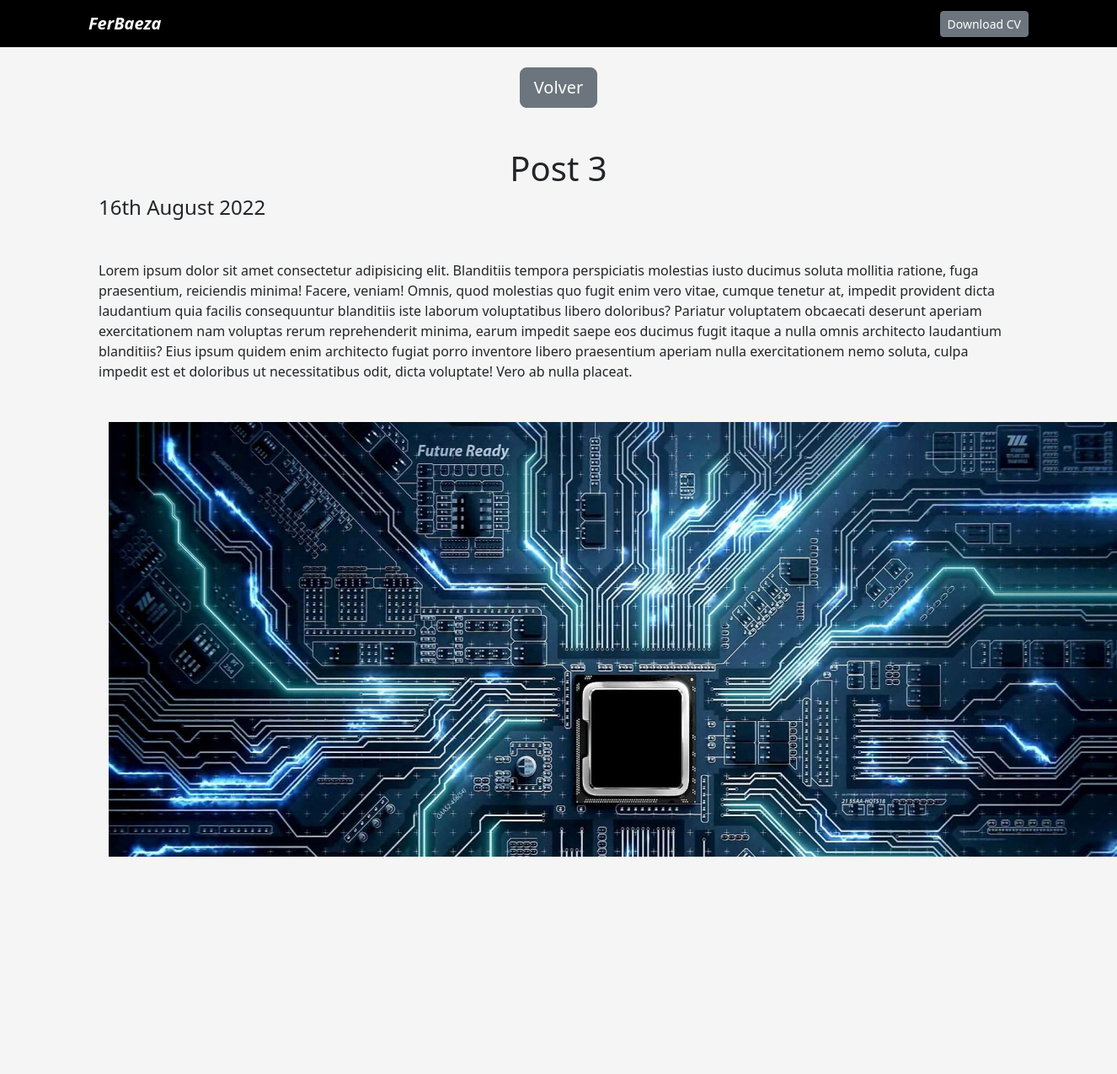
Screenshot of /blog/11 with the database file from the repository.
### blog/models.py (models this page shows, shortened)
class Post(models.Model):
    title = models.CharField(default='',max_length=100)
    body = models.TextField(default='')
    image = models.ImageField(upload_to = 'images')
    date = models.DateField(default=datetime.date.today)

### blog/views.py (the view)
# urls.py: path('<int:post_id>', views.post_detail, name='post_detail'),
def post_detail(request, post_id):
    post = get_object_or_404(Post, pk=post_id)
    return render(request, "post_detail.html", {"post": post})

### blog/templates/post_detail.html
{% extends 'layout.html' %}
{% block content %}
<div class="text-center">
    <a href="{% url 'blog:posts' %}" class="btn btn-secondary btn-lg mb-5 rounded3">Volver</a>
    <h1>{{post.title}}</h1>
</div>
<h4>{{post.date|date:'jS F Y'}}</h4>
<p class="mt-5">{{post.body|safe}}</p>
<div class="container mt-5">
    <img class="m-auto" alt="{{ post.title}}" src="{{ post.image.url }}" width="1250px" height="750px"/>
</div>
{% endblock %}

### portfolio/static/main.css (style rules this page uses)
html { background-color: whitesmoke; }
body { background-color: whitesmoke; }

### rows the page displays
Post: title "Post 3", date "16th August 2022", body "Lorem ipsum dolor sit amet consectetur adipisicing elit. Blanditiis tempora perspiciatis molestias iusto ducimus soluta mollitia ratione, fuga praesentium, reiciendis minima! Facere, veniam! Omnis, quod molestias quo fugit enim vero vitae, cumque tenetur at, impedit provident dicta laudantium quia facilis consequuntur blanditiis iste laborum voluptatibus libero doloribus? Pariatur voluptatem obcaecati deserunt aperiam exercitationem nam voluptas rerum reprehenderit minima, earum impedit saepe eos ducimus fugit itaque a nulla omnis architecto laudantium blanditiis? Eius ipsum quidem enim architecto fugiat porro inventore libero praesentium aperiam nulla exercitationem nemo soluta, culpa…", image (picture)
